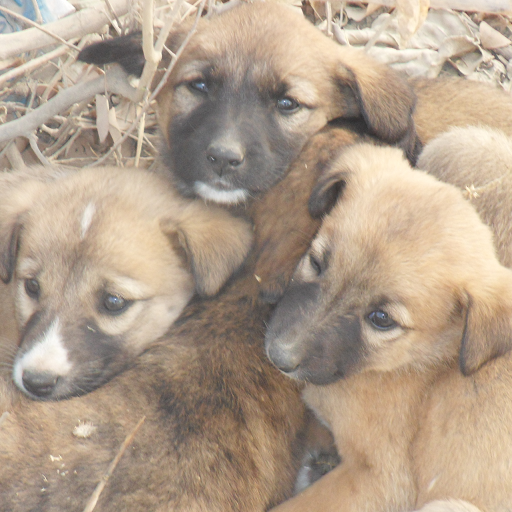
%> input picture Contrast stretching/img20.bmp, 512 x 512 px
$ octave ContrastStretchGray.m   (GNU Octave 9; MATLAB toolbox functions it lacks are replaced by stand-ins)
%> lines starting %> are read from the running program, lines starting %| are printed output that depends on the picture
img = imread('img20.bmp');
%> img is the input picture: size 512x512x3 uint8; mean R, G, B 177.9, 159.4, 140.4
img = rgb2gray(img);
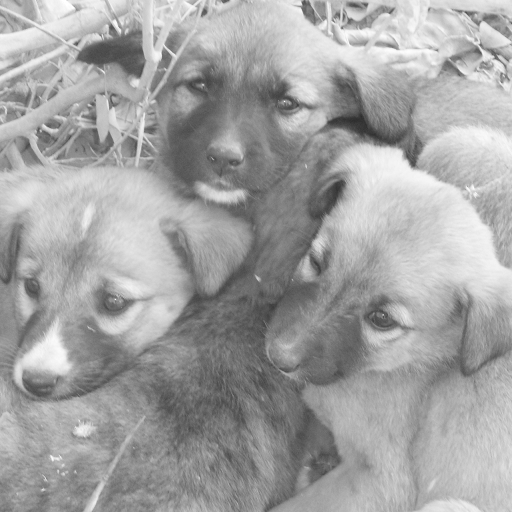
%> img: size 512x512 uint8; min 45, max 255, mean 162.8

pout_imadjust = imadjust(img);
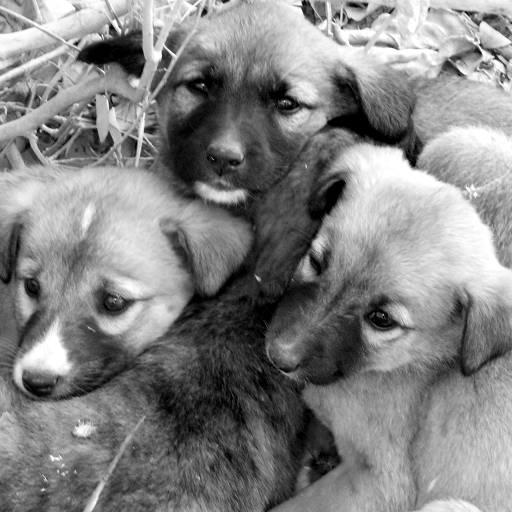
%> pout_imadjust: size 512x512 uint8; min 0, max 255, mean 131.2
pout_histeq = histeq(img);
pout_adapthisteq = adapthisteq(img);
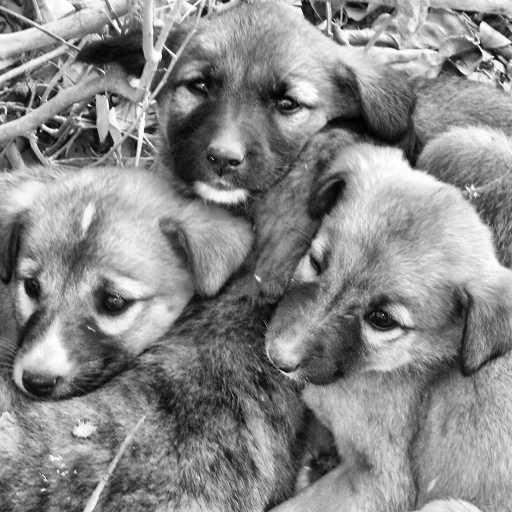
%> pout_adapthisteq: size 512x512 uint8; min 0, max 255, mean 136.9

montage({img,pout_imadjust,pout_histeq,pout_adapthisteq},'Size',[1 4])
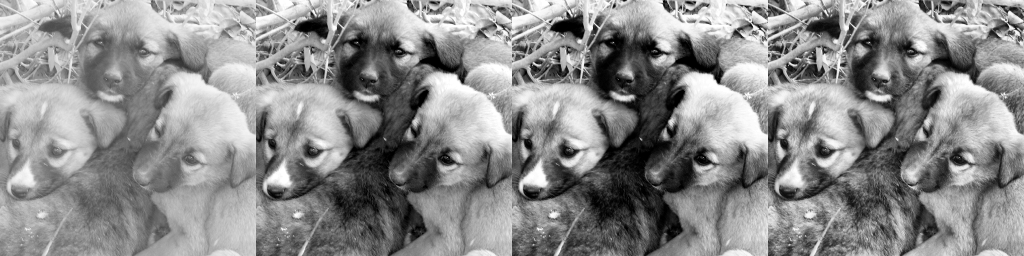
%> displayed picture: size 512x2048, on the screen's scale of 0 to 255 (shown at 1/2 size); min 0, max 255, mean 139.3
title("Original Image and Enhanced Images using imadjust, histeq, and adapthisteq")


% original image
figure
subplot(4,2,1)
imshow(img);
title('Original')

subplot(4,2,2)
imhist(img);
title('Original histogram')


% imadjust
subplot(4,2,3)
imshow(pout_imadjust);
title('Imadjust')

subplot(4,2,4)
imhist(pout_imadjust);
title('imadjust histogram')


% histeq
subplot(4,2,5)
imshow(pout_histeq);
title('histeq')

subplot(4,2,6)
imhist(pout_histeq);
title('histeq histogram')


% adapthisteq
subplot(4,2,7)
imshow(pout_adapthisteq);
title('adapthisteq')

subplot(4,2,8)
imhist(pout_adapthisteq);
title('adapthisteq histogram')
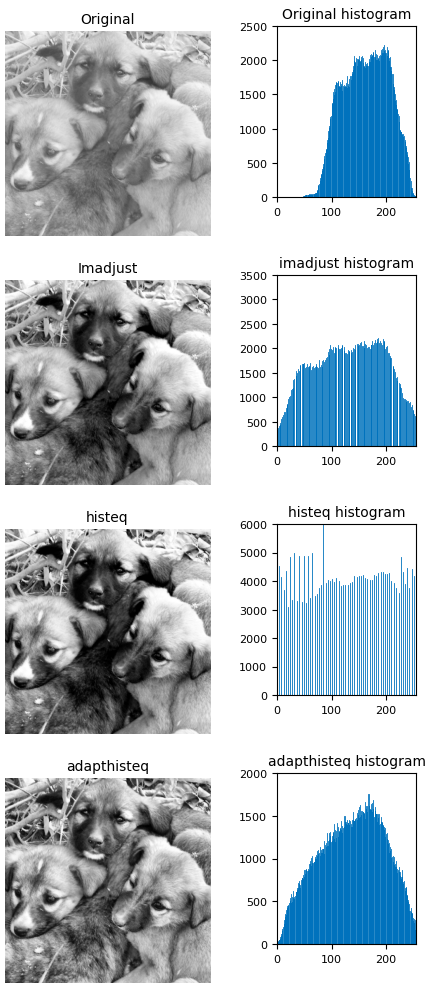
%> figure redrawn from the program's plot data, 8 panels

$ run again, with Contrast stretching/lowcon.jpg saved as Contrast stretching/img20.bmp
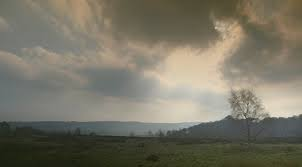
%> input picture Contrast stretching/lowcon.jpg, 302 x 167 px
%> img is the input picture: size 167x302x3 uint8; mean R, G, B 120.5, 116.6, 101.6
%> img: size 167x302 uint8
%> `pout_adapthisteq = adapthisteq(img);`:
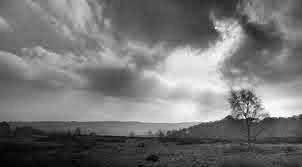
%> pout_adapthisteq: size 167x302 uint8; min 0, max 255, mean 117.7
%> `montage({img,pout_imadjust,pout_histeq,pout_adapthisteq},'Size',[1 4])`:
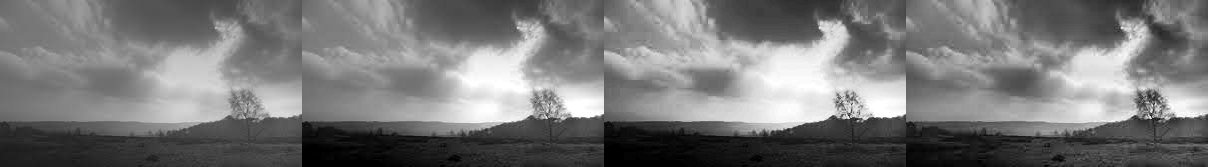
%> displayed picture: size 167x1208, on the screen's scale of 0 to 255; min 0, max 255, mean 120.3

$ run again, with Contrast stretching/lowcon3.jpg saved as Contrast stretching/img20.bmp
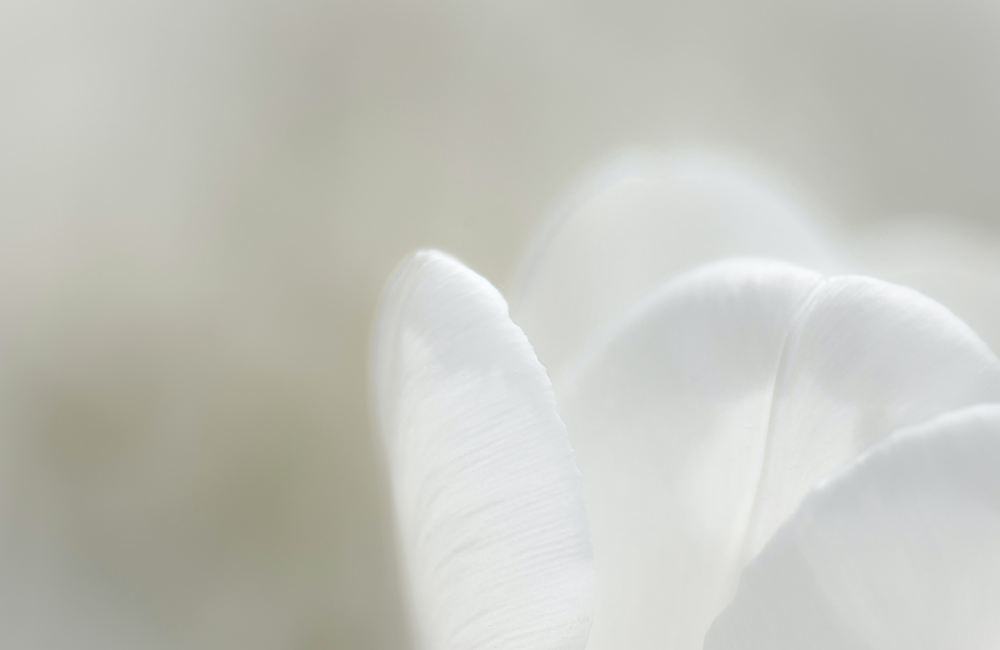
%> input picture Contrast stretching/lowcon3.jpg, 1000 x 650 px, shrunk from 4356 x 2831 before the run
%> img is the input picture: size 650x1000x3 uint8; mean R, G, B 195.7, 196.4, 189.1
%> img: size 650x1000 uint8
%> `pout_adapthisteq = adapthisteq(img);`:
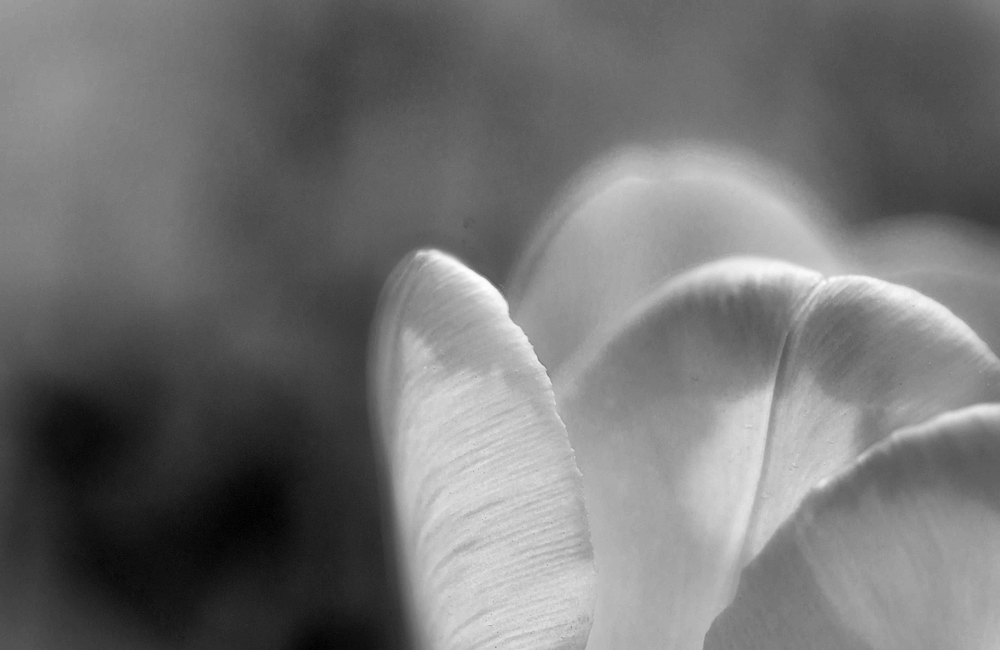
%> pout_adapthisteq: size 650x1000 uint8; min 0, max 255, mean 114.5
%> `montage({img,pout_imadjust,pout_histeq,pout_adapthisteq},'Size',[1 4])`:
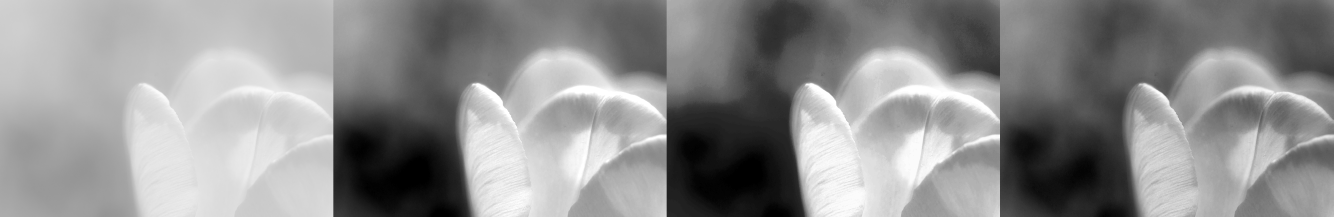
%> displayed picture: size 650x4000, on the screen's scale of 0 to 255 (shown at 1/3 size); min 0, max 255, mean 142.6
